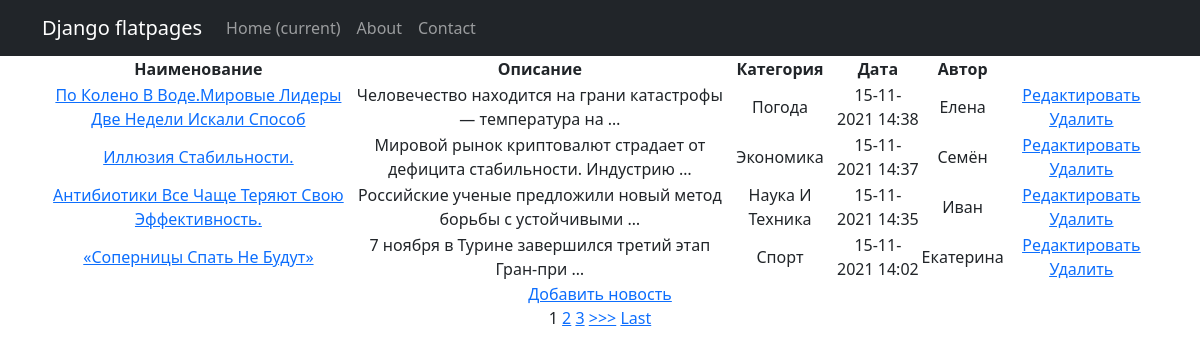
Page /news/ on the committed database.
### news/models.py (models this page shows, shortened)
class New(models.Model):
    name = models.CharField(max_length=64, unique=True)
    description = models.TextField()
    date_pub = models.DateTimeField(auto_now_add=True)
    author = models.CharField(max_length=64, unique=True, default = "Default value")
    category = models.ForeignKey(to='Category',on_delete=models.CASCADE,related_name='news')

class Category(models.Model):
    name = models.CharField(max_length=100, unique=True)  # названия категорий тоже не должны повторяться

### news/views.py (the view)
# urls.py: path('', News.as_view()),
class News(ListView):
    model = New #модель, объекты которой мы будем выводить
    template_name = 'news.html'  # имя шаблона, в котором будет лежать HTML
    context_object_name = 'news'
    queryset = New.objects.order_by('-id')
    ordering = ['-date_pub']
    paginate_by = 1 # поставим постраничный вывод в один элемент
    def get_context_data(self, **kwargs):
        context = super().get_context_data(**kwargs)
        context['time_now'] = datetime.utcnow()  # добавим переменную текущей даты time_now
        context['filter'] = F(self.request.GET, queryset=self.get_queryset())
        return context

### templates/news.html (shortened to what this page needs)
{% extends 'flatpages/default.html' %}
{% block content %}
<table>
    <thead>
        <th>
            Наименование
        </th>
        <th>
            Описание
        </th>
        <th>
            Категория
        </th>
        <th>
            Дата
        </th>
        <th>
            Автор
        </th>
    </thead>
    {% for new in filter.qs %}
    <tr>
        <td>
            <a href="{% url 'new_detail' new.id %}">{{ new.name|title }}</a>
        </td>
        <td>
            {{ new.description|truncatewords:8 }}
        </td>
        <td>
            {{ new.category.name|title|truncatewords:4 }}
        </td>
        <td>
            {{ new.date_pub|date:"d-m-Y H:i" }}
        </td>
        <td>
            {{ new.author }}
        </td>
        <td>
            <a href="{% url 'new_edit' new.id %}"><u>Редактировать</u></a>
            <a href="{% url 'new_delete' new.id %}"><u> Удалить </u></a>
        </td>
    </tr>
    {% endfor %}
</table>
<a href="{% url 'new_add' %}">Добавить новость</a> <br>
{% if is_paginated %}
    {% for num in page_obj.paginator.page_range %}
        {% if page_obj.number == num %}
            <a>{{ num }}</a>
        {% elif num > page_obj.number|add:'-3' and num < page_obj.number|add:'3' %}
            <a href="?page={{ num }}">{{ num }}</a>
        {% endif %}
    {% endfor %}
    {% if page_obj.has_next %}
        <a href="?page={{ page_obj.next_page_number }}">>>></a>
        <a href="?page={{ page_obj.paginator.num_pages }}">Last</a>
    {% endif %}
{% endif %}
<br>
{% endblock content %}

### templates/flatpages/default.html (shortened to what this page needs)
<!DOCTYPE html>
<html lang="en">
    <head>
        {% load static %}
        <link href="{% static 'css/styles.css' %}" rel="stylesheet" />
    </head>
    <body>
        <nav class="navbar navbar-expand-lg navbar-dark bg-dark static-top">
          <div class="container">
              <a class="navbar-brand" href="#">Django flatpages</a>
              <div class="collapse navbar-collapse" id="navbarResponsive">
                  <ul class="navbar-nav ml-auto">
                      <li class="nav-item active">
                          <a class="nav-link" href="#">Home
                              <span class="sr-only">(current)</span>
                          </a>
                      </li>
                      <li class="nav-item">
                          <a class="nav-link" href="/about/">About</a>
                      </li>
                      <li class="nav-item">
                          <a class="nav-link" href="/contacts/">Contact</a>
                      </li>
                  </ul>
              </div>
          </div>
       </nav>
        <div class="container">
          <div class="row">
              <div class="col-lg-12 text-center">
                  {% block content %}{% endblock content %}
              </div>
          </div>
       </div>
    </body>
</html>

### rows in the picture
New: name "По Колено В Воде.Мировые Лидеры Две Недели Искали Способ", description "Человечество находится на грани катастрофы — температура на …", category.name "Погода", date_pub "15-11-2021 14:38", author "Елена"
New: name "Иллюзия Стабильности.", description "Мировой рынок криптовалют страдает от дефицита стабильности. Индустрию …", category.name "Экономика", date_pub "15-11-2021 14:37", author "Семён"
New: name "Антибиотики Все Чаще Теряют Свою Эффективность.", description "Российские ученые предложили новый метод борьбы с устойчивыми …", category.name "Наука И Техника", date_pub "15-11-2021 14:35", author "Иван"
New: name "«Соперницы Спать Не Будут»", description "7 ноября в Турине завершился третий этап Гран-при …", category.name "Спорт", date_pub "15-11-2021 14:02", author "Екатерина"

### other values in the picture
{{ num }} "1"
{{ num }} "2" "3"
